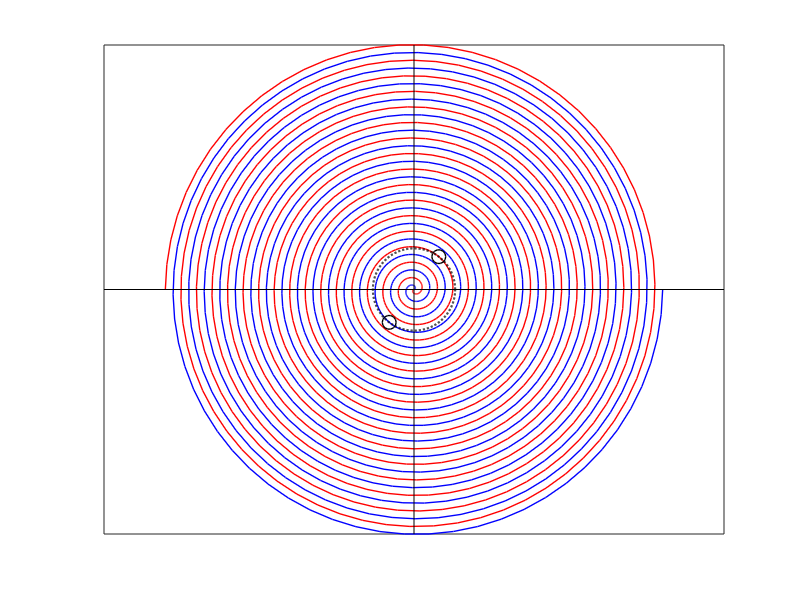

Source code (MATLAB): (Note: this script raises an error after producing the figure.)
%% 基本图形

r0 = 0;         
p = 1.7;      
theta_max = 32 * pi; 
num_points = 1000;

theta = linspace(0, theta_max, num_points);

r1 = r0 + (p * theta) / (2 * pi);
r2 = r0 - (p * theta) / (2 * pi);

x1 = r1 .* cos(theta);
y1 = r1 .* sin(theta);

x2 = r2 .* cos(theta);
y2 = r2 .* sin(theta);

figure;
plot(x1, y1, 'b', 'LineWidth', 1);  
hold on;
plot(x2, y2, 'r', 'LineWidth', 1);  
axis equal;

xticks([]);
yticks([]);

xlabel('');
ylabel('');

legend off;

hold on;
line(xlim, [0 0], 'Color', 'k');  
line([0 0], ylim, 'Color', 'k'); 

% 添加一个圆心在原点，半径为4.5米的圆
r_circle = 4.5;  
theta_circle = linspace(0, 2*pi, num_points);
x_circle = r_circle * cos(theta_circle);
y_circle = r_circle * sin(theta_circle);
plot(x_circle, y_circle, 'k--', 'LineWidth', 1.5);  % 绘制圆

hold off;

%% 求解进入掉头区域坐标

% 基本参数定义
r0 = 0;         
p = 1.7;
r1_circle = 4.5;

r1 = @(theta) r0 + (p * theta) / (2 * pi);
r2 = @(theta) -r0 - (p * theta) / (2 * pi);

f1 = @(theta) r1(theta) - r1_circle;
f2 = @(theta) r2(theta) - r1_circle;

guess = 10;  

theta0 = fzero(f1, guess);
theta3 = fzero(f2, -guess);

x0 = r1(theta0) * cos(theta0);
y0 = r1(theta0) * sin(theta0);

x3 = r2(-theta3) * cos(-theta3);
y3 = r2(-theta3) * sin(-theta3);

fprintf('螺线与圆相切点的坐标: (%f, %f), %f\n', x0, y0, theta0);
fprintf('螺线与圆相切点的坐标: (%f, %f), %f\n', x3, y3, theta3);

% 在图上标注相切点
hold on;
plot(x0, y0, 'ko', 'MarkerSize', 10, 'LineWidth', 1);
plot(x3, y3, 'ko', 'MarkerSize', 10, 'LineWidth', 1);
hold off;


%% 主程序
% 定义初始猜测值
xmin = [-1, 1, -1, 1, 1.5, 3*pi/4, 3*pi/4]; % [x1, x2, y1, y2, R, theta1, theta2] 初始猜测

% 调用 fmincon 优化
options = optimoptions('fmincon', 'Display','iter', 'Algorithm', 'sqp');

% 最小化 2 * R * theta1 + R * theta2
[x_opt, fval] = fmincon(@objective, xmin, [], [], [], [], [], [], @constraints, options);

% 输出最优结果
disp('最优解:');
disp(x_opt);
disp('最小化目标函数的值:');
disp(fval);

%% 进一步作图

hold on;

x1 = x_opt(1);
x2 = x_opt(2);
y1 = x_opt(3);
y2 = x_opt(4);
R = x_opt(5);
theta1 = x_opt(6);
theta2 = x_opt(7);

num_points = 1000;
theta_circle = linspace(0, 2*pi, num_points);

r1_circle = 2 * R;  
x1_circle = x1 + r1_circle * cos(theta_circle);
y1_circle = y1 + r1_circle * sin(theta_circle);
plot(x1_circle, y1_circle, 'k--', 'LineWidth', 1.5); 

r2_circle = R;  
x2_circle = x2 + r2_circle * cos(theta_circle);
y2_circle = y2 + r2_circle * sin(theta_circle);
plot(x2_circle, y2_circle, 'k--', 'LineWidth', 1.5); 

plot([x0, x1], [y0, y1], 'k--', 'LineWidth', 1.5);
plot([x2, x1], [y2, y1], 'k--', 'LineWidth', 1.5);
plot([x3, x2], [y3, y2], 'k--', 'LineWidth', 1.5);

hold off;

%% 目标函数
function obj = objective(x)
    R = x(5);
    theta1 = x(6);
    theta2 = x(7);
    
    % 目标函数: 2 * R * theta1 + R * theta2
    obj = 2 * R * theta1 + R * theta2;
end

%% 约束方程
function [c, ceq] = constraints(x)
    x1 = x(1);
    x2 = x(2);
    y1 = x(3);
    y2 = x(4);
    R = x(5);
    theta1 = x(6);
    theta2 = x(7);
    x0 = -2.711855863706671;
    y0 = -3.591077522761064;
    theta0 = 16.631961107240077;
    p = 1.7;

    % k1(theta0) 函数定义
    k1 = @(theta) ( (p / (2 * pi)) * sin(theta) + (p * theta) / (2 * pi) * cos(theta)) / ...
                  ( (p / (2 * pi)) * cos(theta) - (p * theta) / (2 * pi) * sin(theta));

    % 约束1: (x1 - x0)^2 + (y1 - y0)^2 = (2 * R)^2
    ceq(1) = (x1 - x0)^2 + (y1 - y0)^2 - (2 * R)^2;
    
    % 约束2: (x2 + x0)^2 + (y2 + y0)^2 = R^2
    ceq(2) = (x2 + x0)^2 + (y2 + y0)^2 - R^2;
    
    % 约束3: [1, k1(theta0)] .* [x0 - x1, y0 - y1] = 0
    ceq(3) = [1, k1(theta0)] * [x0 - x1; y0 - y1];
   
    % 约束4: cos(theta1) = ([x0-x1, y0-y1] .* [x2-x1, y2-y1]) / (norm([x0-x1, y0-y1]) * norm([x2-x1, y2-y1]))
    ceq(4) = cos(theta1) - dot([x0 - x1, y0 - y1], [x2 - x1, y2 - y1]) / ...
           (norm([x0 - x1, y0 - y1]) * norm([x2 - x1, y2 - y1]));
    
    % 约束5: cos(theta2) = ([-x0-x2, -y0-y2] .* [x1-x2, y1-y2]) / (norm([-x0-x2, -y0-y2]) * norm([x1-x2, y1-y2]))
    ceq(5) = cos(theta2) - dot([-x0 - x2, -y0 - y2], [x1 - x2, y1 - y2]) / ...
           (norm([-x0 - x2, -y0 - y2]) * norm([x1 - x2, y1 - y2]));
    
    ceq(6) = (x1 - x2)^2 + (y1 - y2)^2 - (3 * R)^2;
    
    ceq(7) = [1, k1(theta0)] * [x0 + x2; y0 + y2];

    % 不等式约束为空
    c = [];
end
